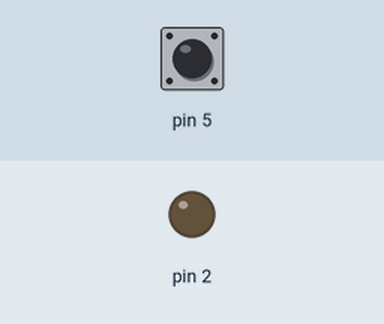
Simulated run of this sketch. Board: Arduino Uno, built with avr-gcc and run on an emulated ATmega328P. On the bench: output pins drawn as LEDs (lit = HIGH). The test bench sets the inputs (shaded band); at power-on: pin 5 HIGH.

Above: at 1.2 s.
1.3 s: pin 5 pulled LOW for 0.15 s
At 2.3 s:
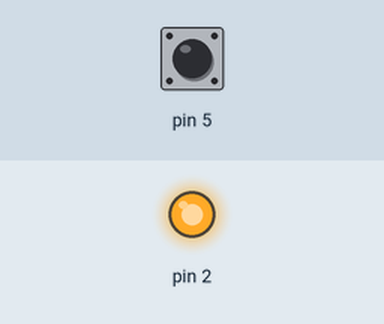
3.0 s: pin 5 pulled LOW for 1 s
At 4.8 s:
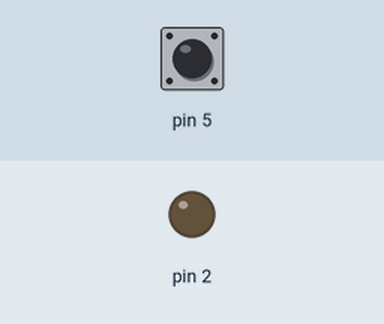
5.5 s: pin 5 pulled LOW for 3.2 s
At 9.6 s:
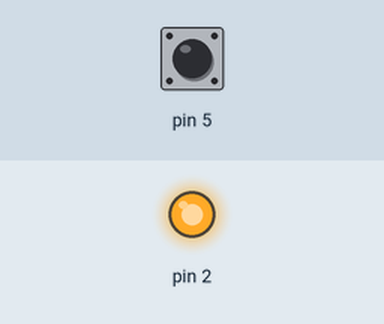
Timing chart, 0 to 11.1 s (numbered marks = the images above; inputs shaded):
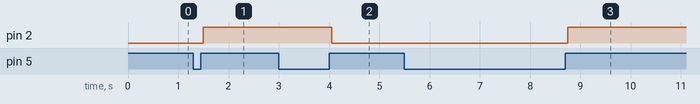

The sketch:

sketch_dec08a.ino
```cpp
void setup() {
  pinMode(2, OUTPUT);
  pinMode(5, INPUT_PULLUP);
}
int x =-1 ;
void loop() {
  if (digitalRead(5) == 0)
  {
    delay(50);
    while (digitalRead(5) == 0);
    delay(50);
    x++;
  }
  if (x % 2 == 0)
  {
    digitalWrite(2, 1);
  }
  else{
        digitalWrite(2, 0);

  }
}
```

Measured:
- after the input at 1.3 s, pin 2: LOW → HIGH after 0.20 s
- after the input at 3.0 s, pin 2: HIGH → LOW after 1.1 s
- after the input at 5.5 s, pin 2: LOW → HIGH after 3.3 s
